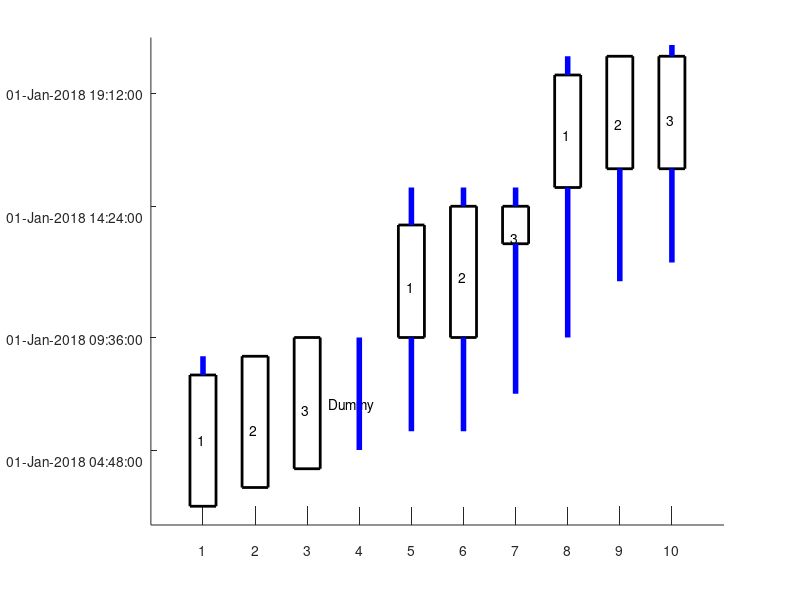

Write the MATLAB code that produced this figure. (Note: this script raises an error after producing the figure.)
%%% time and numerical axis cannot exist in one graph
%%
load for_visualize.mat;
%%
figure('Position',[30 150 600 400])
yLabel = datestr(7.370612e+05:0.000002e+05:7.370632e+05);
set(gca,'YTickLabel',yLabel);
set(gca,'xtick',[1 2 3 4 5 6 7 8 9 10]);
axis([0,11,737061.2,737063.2]);
for i = 1:10
    if vis(i,6) == 4
        text(i-0.6,(vis(i,2)+vis(i,3))/2,'Dummy')
        plot([i,i],[vis(i,2),vis(i,3)],'LineWidth',4,'color','b')
    else
        rectangle('Position',[i-0.25,vis(i,1),0.5,vis(i,4)-vis(i,1)],'EdgeColor','k','LineWidth',2)
        text(i-0.1,(vis(i,4)+vis(i,1))/2,num2str(vis(i,6)))
        hold on
        plot([i,i],[vis(i,1),vis(i,3)],'LineWidth',4,'color','b')
        plot([i,i],[vis(i,2),vis(i,4)],'LineWidth',4,'color','b')
    end
end

for j = 1:10
    if vis_terminal(j,1) ~= 0
        rectangle('Position',[j-0.25,vis_terminal(j,1),0.5,vis_terminal(j,2)-vis_terminal(j,1)],'FaceColor','r','LineWidth',2)
    end
end


figure('Position',[650 150 600 400])
candle([zeros(4,4);2 4 1 3]);
rectangle('Position',[4.75,1.5,0.5,0.3],'FaceColor','r','LineWidth',2)
xlim([0 10]);
ylim([0 5]);
set(gca,'ytick',[1 2 3 4 5]);
set(gca,'YTickLabel',yLabel);
text(1.5,4, 'vessel depart time');
text(1.5,1, 'vessel arrival time');
text(1.5,2, 'start transfer time');
text(1.5,3, 'end transfer time');
text(4.5,2.5,'Barge number');